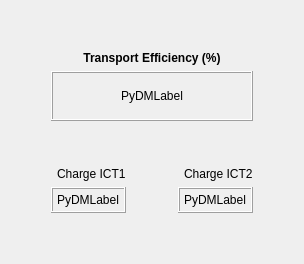
        <widget class="QWidget" name="tab_ICTs">
         <attribute name="title">
          <string>ICTs</string>
         </attribute>
         <layout class="QGridLayout" name="gridLayout">
          <item row="8" column="3">
           <spacer name="horizontalSpacer_3">
            <property name="orientation">
             <enum>Qt::Horizontal</enum>
            </property>
            <property name="sizeHint" stdset="0">
             <size>
              <width>40</width>
              <height>20</height>
             </size>
            </property>
           </spacer>
          </item>
          <item row="3" column="1" colspan="5">
           <widget class="QLabel" name="label_Efficiency">
            <property name="maximumSize">
             <size>
              <width>16777215</width>
              <height>16777215</height>
             </size>
            </property>
            <property name="styleSheet">
             <string notr="true">font-weight:bold;</string>
            </property>
            <property name="text">
             <string>Transport Efficiency (%)</string>
            </property>
            <property name="alignment">
             <set>Qt::AlignCenter</set>
            </property>
           </widget>
          </item>
          <item row="8" column="6">
           <spacer name="horizontalSpacer_23">
            <property name="orientation">
             <enum>Qt::Horizontal</enum>
            </property>
            <property name="sizeHint" stdset="0">
             <size>
              <width>40</width>
              <height>20</height>
             </size>
            </property>
           </spacer>
          </item>
          <item row="8" column="0">
           <spacer name="horizontalSpacer_22">
            <property name="orientation">
             <enum>Qt::Horizontal</enum>
            </property>
            <property name="sizeHint" stdset="0">
             <size>
              <width>40</width>
              <height>20</height>
             </size>
            </property>
           </spacer>
          </item>
          <item row="5" column="1" colspan="5">
           <widget class="QFrame" name="frame_TransportEfficiency">
            <property name="minimumSize">
             <size>
              <width>0</width>
              <height>50</height>
             </size>
            </property>
            <property name="frameShape">
             <enum>QFrame::Box</enum>
            </property>
            <property name="frameShadow">
             <enum>QFrame::Raised</enum>
            </property>
            <layout class="QVBoxLayout" name="verticalLayout_15">
             <property name="spacing">
              <number>4</number>
             </property>
             <property name="leftMargin">
              <number>4</number>
             </property>
             <property name="topMargin">
              <number>4</number>
             </property>
             <property name="rightMargin">
              <number>4</number>
             </property>
             <property name="bottomMargin">
              <number>4</number>
             </property>
             <item>
              <widget class="PyDMLabel" name="PyDMLabel_TransportEfficiency">
               <property name="maximumSize">
                <size>
                 <width>16777215</width>
                 <height>16777215</height>
                </size>
               </property>
               <property name="toolTip">
                <string/>
               </property>
               <property name="whatsThis">
                <string/>
               </property>
               <property name="text">
                <string>PyDMLabel</string>
               </property>
               <property name="alignment">
                <set>Qt::AlignCenter</set>
               </property>
               <property name="channel" stdset="0">
                <string>ca://${PREFIX}TB-Glob:AP-TranspEff:Eff-Mon</string>
               </property>
              </widget>
             </item>
            </layout>
           </widget>
          </item>
          <item row="9" column="3">
           <spacer name="verticalSpacer_22">
            <property name="orientation">
             <enum>Qt::Vertical</enum>
            </property>
            <property name="sizeType">
             <enum>QSizePolicy::Maximum</enum>
            </property>
            <property name="sizeHint" stdset="0">
             <size>
              <width>20</width>
              <height>40</height>
             </size>
            </property>
           </spacer>
          </item>
          <item row="0" column="3">
           <spacer name="verticalSpacer_23">
            <property name="orientation">
             <enum>Qt::Vertical</enum>
            </property>
            <property name="sizeType">
             <enum>QSizePolicy::Maximum</enum>
            </property>
            <property name="sizeHint" stdset="0">
             <size>
              <width>20</width>
              <height>40</height>
             </size>
            </property>
           </spacer>
          </item>
          <item row="7" column="2">
           <widget class="QLabel" name="label_ICT1">
            <property name="maximumSize">
             <size>
              <width>200</width>
              <height>16777215</height>
             </size>
            </property>
            <property name="text">
             <string>Charge ICT1</string>
            </property>
           </widget>
          </item>
          <item row="7" column="5">
           <widget class="QLabel" name="label_ICT2">
            <property name="maximumSize">
             <size>
              <width>200</width>
              <height>16777215</height>
             </size>
            </property>
            <property name="text">
             <string>Charge ICT2</string>
            </property>
           </widget>
          </item>
          <item row="6" column="3">
           <spacer name="verticalSpacer_21">
            <property name="orientation">
             <enum>Qt::Vertical</enum>
            </property>
            <property name="sizeType">
             <enum>QSizePolicy::Maximum</enum>
            </property>
            <property name="sizeHint" stdset="0">
             <size>
              <width>20</width>
              <height>40</height>
             </size>
            </property>
           </spacer>
          </item>
          <item row="7" column="1">
           <widget class="SiriusLedAlert" name="SiriusLedAlert">
            <property name="toolTip">
             <string/>
            </property>
            <property name="whatsThis">
             <string>PyDMLed specialization to represent 2 states in red/light green.</string>
            </property>
            <property name="channel" stdset="0">
             <string>ca://${PREFIX}TB-02:DI-ICT:ReliableMeas-Mon</string>
            </property>
           </widget>
          </item>
          <item row="8" column="1" colspan="2">
           <widget class="QFrame" name="frame_ICT1">
            <property name="frameShape">
             <enum>QFrame::Box</enum>
            </property>
            <property name="frameShadow">
             <enum>QFrame::Raised</enum>
            </property>
            <layout class="QVBoxLayout" name="verticalLayout_13">
             <property name="spacing">
              <number>4</number>
             </property>
             <property name="leftMargin">
              <number>4</number>
             </property>
             <property name="topMargin">
              <number>4</number>
             </property>
             <property name="rightMargin">
              <number>4</number>
             </property>
             <property name="bottomMargin">
              <number>4</number>
             </property>
             <item>
              <widget class="PyDMLabel" name="PyDMLabel_ICT1">
               <property name="maximumSize">
                <size>
                 <width>16777215</width>
                 <height>16777215</height>
                </size>
               </property>
               <property name="toolTip">
                <string/>
               </property>
               <property name="whatsThis">
                <string/>
               </property>
               <property name="text">
                <string>PyDMLabel</string>
               </property>
               <property name="channel" stdset="0">
                <string>ca://${PREFIX}TB-02:DI-ICT:Charge-Mon</string>
               </property>
              </widget>
             </item>
            </layout>
           </widget>
          </item>
          <item row="7" column="4">
           <widget class="SiriusLedAlert" name="SiriusLedAlert_2">
            <property name="toolTip">
             <string/>
            </property>
            <property name="whatsThis">
             <string>PyDMLed specialization to represent 2 states in red/light green.</string>
            </property>
            <property name="channel" stdset="0">
             <string>ca://${PREFIX}TB-04:DI-ICT:ReliableMeas-Mon</string>
            </property>
           </widget>
          </item>
          <item row="8" column="4" colspan="2">
           <widget class="QFrame" name="frame_ICT2">
            <property name="frameShape">
             <enum>QFrame::Box</enum>
            </property>
            <property name="frameShadow">
             <enum>QFrame::Raised</enum>
            </property>
            <layout class="QVBoxLayout" name="verticalLayout_14">
             <property name="spacing">
              <number>4</number>
             </property>
             <property name="leftMargin">
              <number>4</number>
             </property>
             <property name="topMargin">
              <number>4</number>
             </property>
             <property name="rightMargin">
              <number>4</number>
             </property>
             <property name="bottomMargin">
              <number>4</number>
             </property>
             <item>
              <widget class="PyDMLabel" name="PyDMLabel_ICT2">
               <property name="maximumSize">
                <size>
                 <width>16777215</width>
                 <height>16777215</height>
                </size>
               </property>
               <property name="toolTip">
                <string/>
               </property>
               <property name="whatsThis">
                <string/>
               </property>
               <property name="text">
                <string>PyDMLabel</string>
               </property>
               <property name="channel" stdset="0">
                <string>ca://${PREFIX}TB-04:DI-ICT:Charge-Mon</string>
               </property>
              </widget>
             </item>
            </layout>
           </widget>
          </item>
         </layout>
        </widget>
